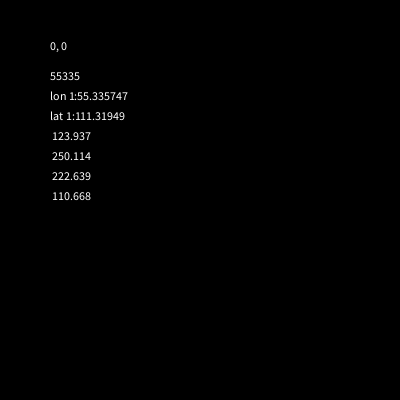
Frame 1 (no input)
Frame 60 (the mouse pressed at the canvas centre just before this capture): identical to frame 1, image omitted
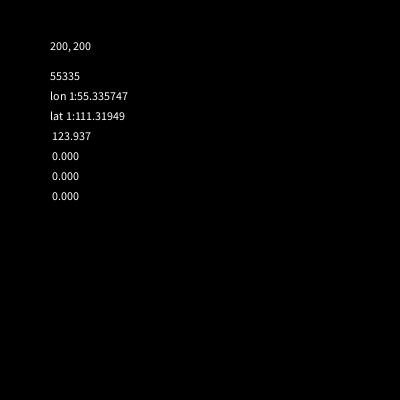
Frame 120 (the mouse held since frame 60 and released just before this capture)

The Processing sketch that drew these frames (run headless with seeded random() and noise(); from frame 60 on, the mouse is pressed at the canvas centre):

// Processing sketch: HaversineMouseTest
// ── HaversineMouseTest.pde


float lat;
float lon;

//Helsinki, Finland Map Lat Long Coordinates - Latitude and Longitude
//www.latlong.net › Countries › Finland › Cities
//Helsinki, Finland. Latitude and longitude coordinates are: 60.192059, 24.945831.
//Latitude: 60.192059  DMS Lat: 60° 11' 31.4124'' N
//Longitude: 24.945831  DMS Long: 24° 56' 44.9916'' E

// http://www.movable-type.co.uk/scripts/latlong.html

//Enter the co-ordinates into the text boxes to try out the calculations. A variety of formats are accepted, principally:

//deg-min-sec suffixed with N/S/E/W (e.g. 40°44′55″N, 73 59 11W), or
//signed decimal degrees without compass direction, where negative indicates west/south (e.g. 40.7486, -73.9864):
//Point 1:  
//60.1699 N
// ,  
//24.9384 E
//Point 2:  
//60.1699 N
// ,  
//25.9384 E 
//Distance:  55.31 km (to 4 SF*)
//Initial bearing:  089°33′58″
//Final bearing:  090°26′02″
//Midpoint:  60°10′15″N, 025°26′18″E


//HaversineAlgorithm h;

void setup() {
  size(400,400);

  lat =60.192059;  // leveyspiiri, pohjosessa ollaan
  lon = 24.9384; 
  
  //HaversineAlgorithm h = new HaversineAlgorithm();
} 

void draw() {
  background(0);
  text(mouseX+ ", " +mouseY,50,50);
  HaversineAlgorithm h = new HaversineAlgorithm();
  text(h.HaversineInM(lat,lon,lat,lon + 1),50,80);
  text("lon 1:" + (float)h.HaversineInKM(lat,lon,lat,lon+1),50,100);
  text("lat 1:" + (float)h.HaversineInKM(lat,lon,lat+1,lon),50,120);
  text((float)h.HaversineInKM(lat,lon,lat+1,lon+1),50,140);
  text((float)h.HaversineInKM(lat,lon,lat + ((float)mouseX-200)/100,lon+((float)mouseY-200)/100),50,160);
  text((float)h.HaversineInKM(lat,lon,lat + ((float)mouseX-200)/100,lon),50,180);
  text((float)h.HaversineInKM(lat,lon,lat,lon+((float)mouseY-200)/100),50,200);
}

public class HaversineAlgorithm {
    // http://stackoverflow.com/questions/365826/calculate-distance-between-2-gps-coordinates
    static final double _eQuatorialEarthRadius = 6378.1370D;
    static final double _d2r = (Math.PI / 180D);

    // http://stackoverflow.com/questions/13773710/can-a-class-have-no-constructor
    // HaversineAlgorithm() {
    // }

    int HaversineInM(double lat1, double long1, double lat2, double long2) {
        return (int) (1000D * HaversineInKM(lat1, long1, lat2, long2));
    }

    double HaversineInKM(double lat1, double long1, double lat2, double long2) {
        double dlong = (long2 - long1) * _d2r;
        double dlat = (lat2 - lat1) * _d2r;
        double a = Math.pow(Math.sin(dlat / 2D), 2D) + Math.cos(lat1 * _d2r) * Math.cos(lat2 * _d2r)
                * Math.pow(Math.sin(dlong / 2D), 2D);
        double c = 2D * Math.atan2(Math.sqrt(a), Math.sqrt(1D - a));
        double d = _eQuatorialEarthRadius * c;

        return d;
    }

}
